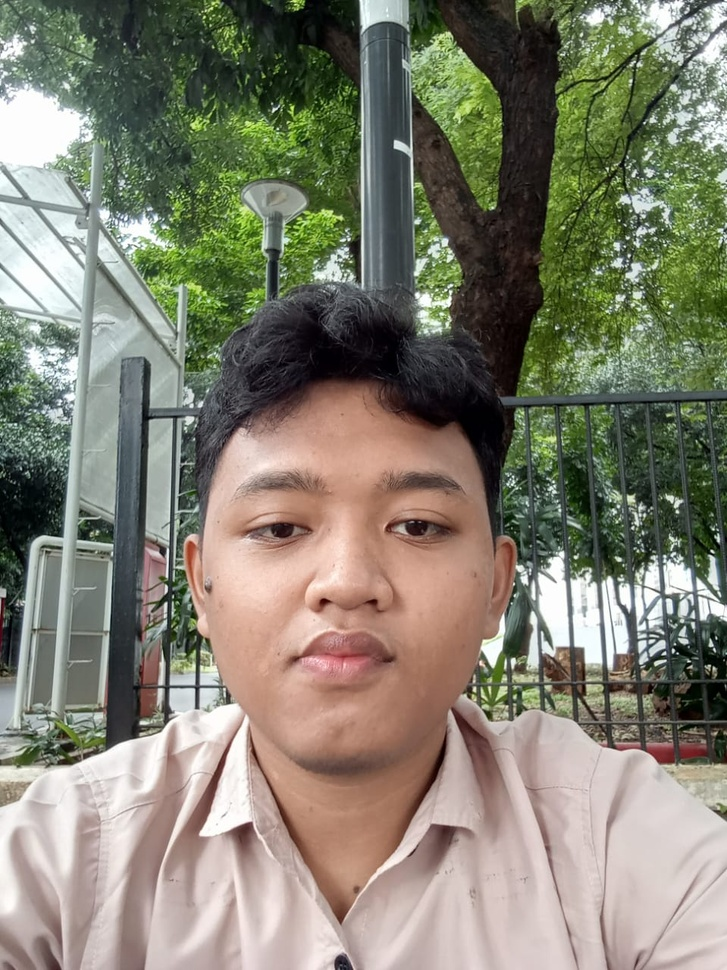
#> input picture Pengolahan Citra/risky.jpg, 727 x 970 px, shrunk from 959 x 1280 before the run
$ python latihan65.py   (older library calls are emulated)
#> lines starting #> are read from the running program, lines starting #| are printed output that depends on the picture; after the words box and inside, x2 and y2 are one past the last pixel; in counts of white or black regions, pixels touching at a corner belong together
import cv2
import numpy as np

# Baca gambar
img = cv2.imread('risky.jpg', 0)
#> img: shape (970, 727); min 0, max 255, mean 127.5

# Gaussian Filtering
img_blur = cv2.GaussianBlur(img, (3, 3), 0)

# Laplacian
laplacian = cv2.Laplacian(img_blur, cv2.CV_64F)

# Konvolusi dengan Mask
kernel = np.array([[0, 1, 0], [1, -4, 1], [0, 1, 0]])
laplacian_mask = cv2.filter2D(laplacian, -1, kernel)
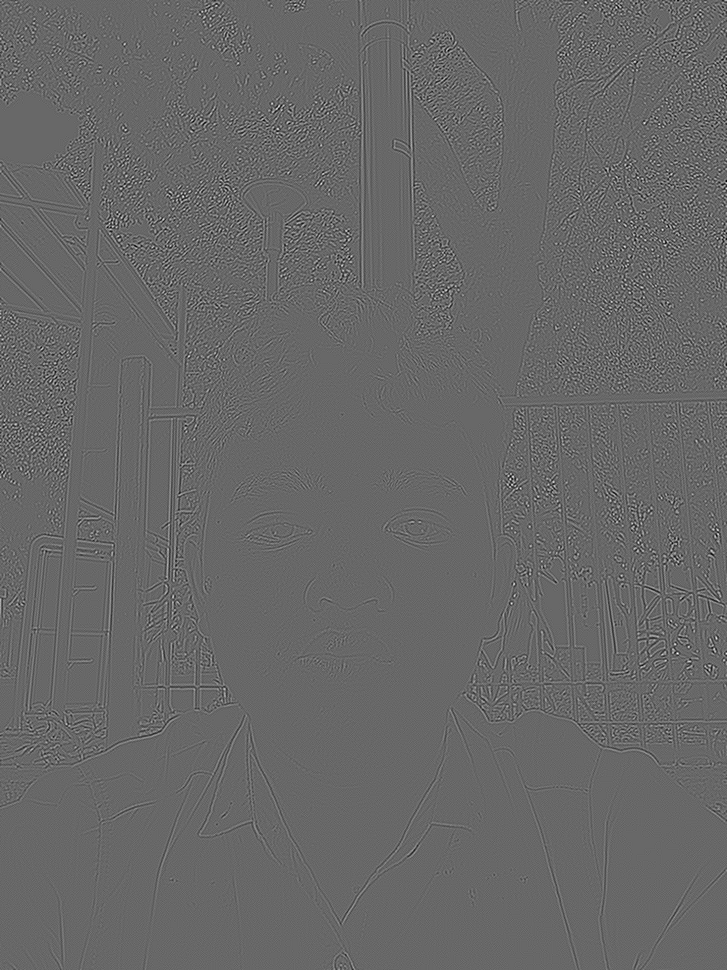
#> laplacian_mask: shape (970, 727) float64; min -222, max 322, mean 0; drawn with min black and max white

# Operator Kompas
sobelx = cv2.Sobel(img, cv2.CV_64F, 1, 0, ksize=3)
sobely = cv2.Sobel(img, cv2.CV_64F, 0, 1, ksize=3)
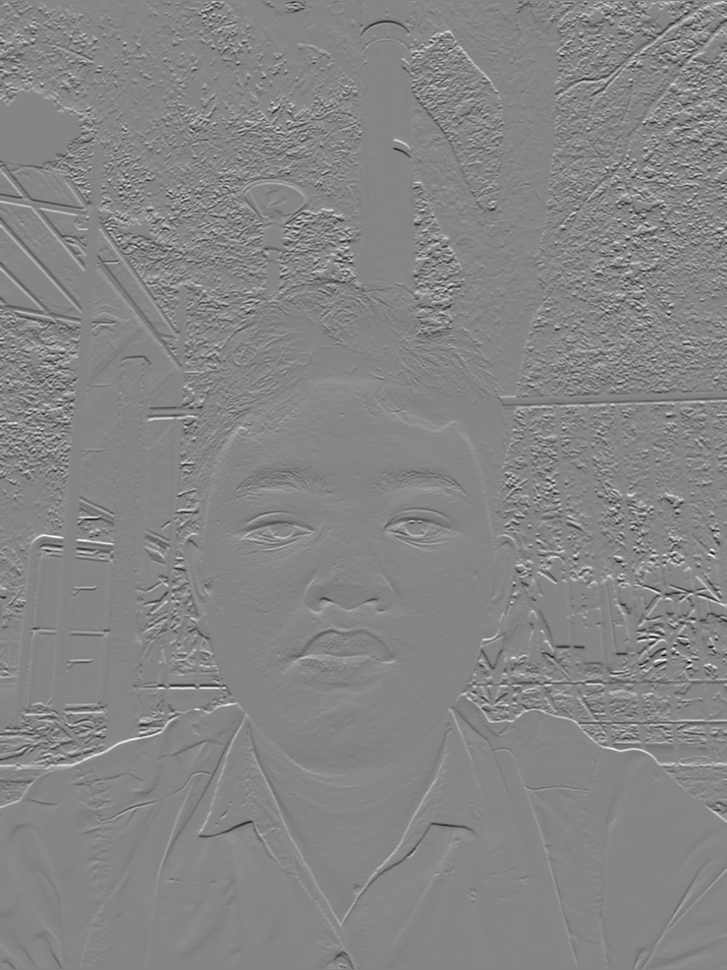
#> sobely: shape (970, 727) float64; min -866, max 785, mean 0.8; drawn with min black and max white
magnitude = np.sqrt(sobelx*2 + sobely*2)
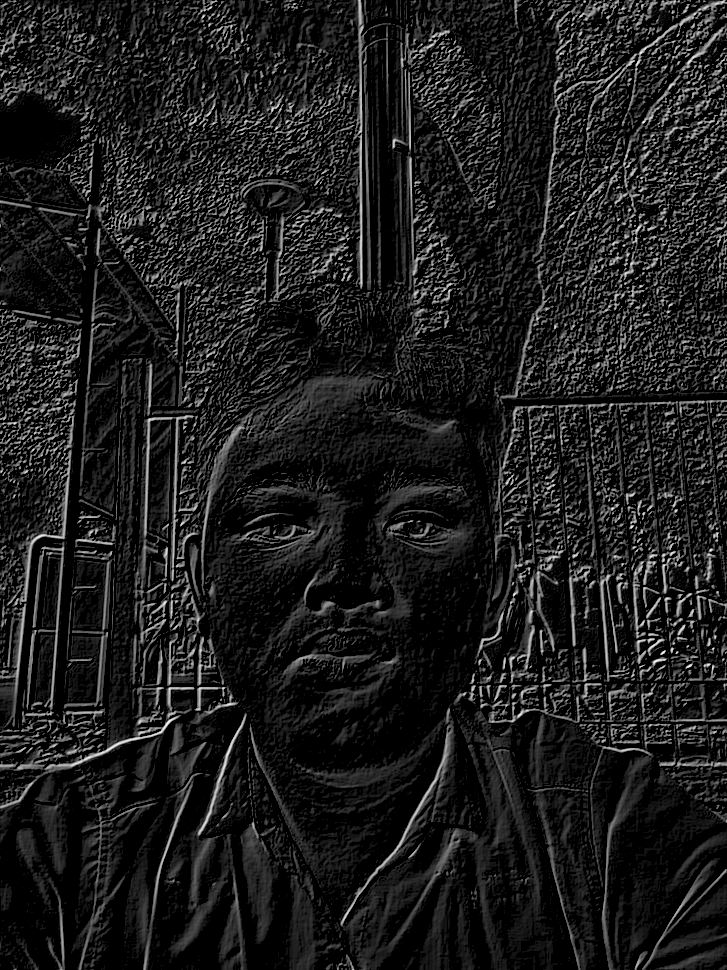
#> magnitude: shape (970, 727) float64; 48.46% of the values are NaN or infinite; the others: min 0, max 44.81, mean 9.85; drawn with min black, max white, NaN and infinite black

# Tampilkan gambar
cv2.imshow('Original Image', img)
cv2.imshow('Laplacian', laplacian)
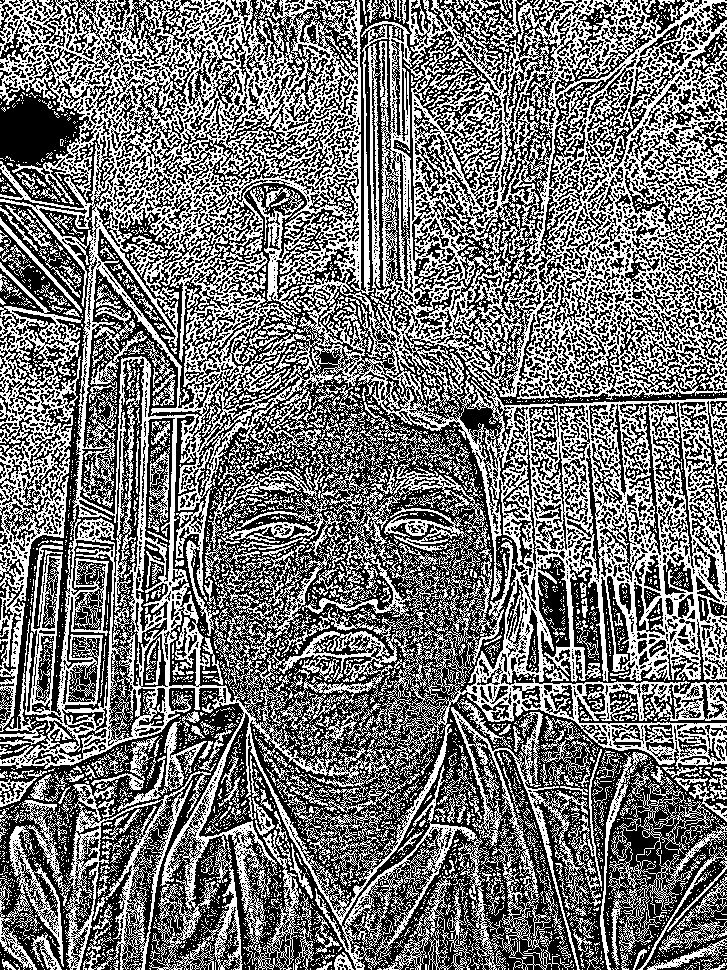
#> window 'Laplacian': shape (970, 727); 45.8% white in thin lines or dots
cv2.imshow('Laplacian with Mask', laplacian_mask)
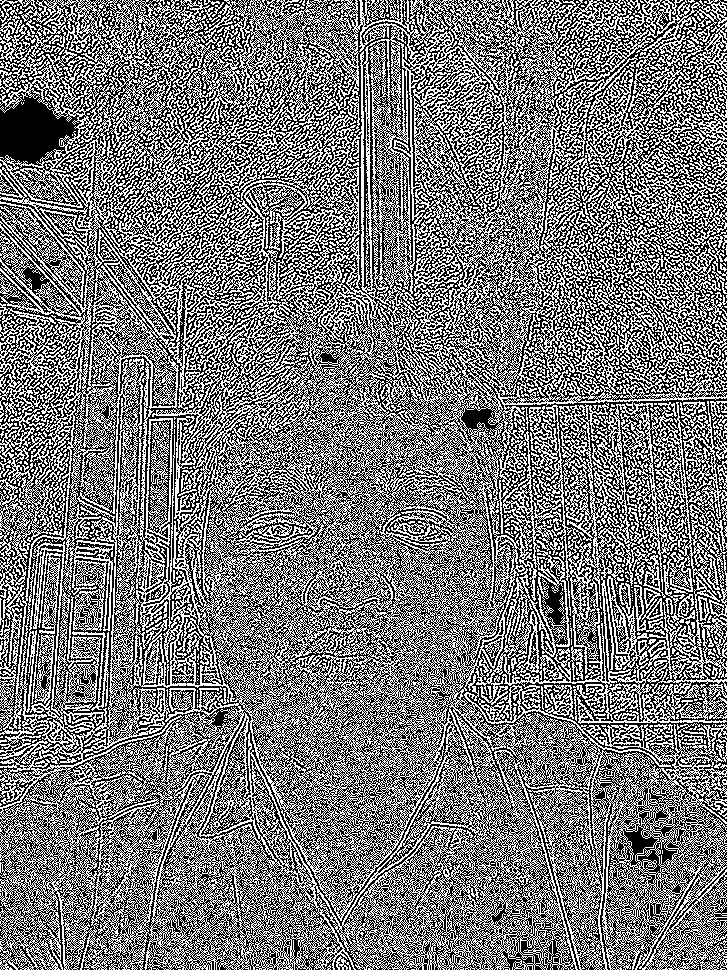
#> window 'Laplacian with Mask': shape (970, 727); 47.5% white in thin lines or dots
cv2.imshow('Operator Compass', magnitude)
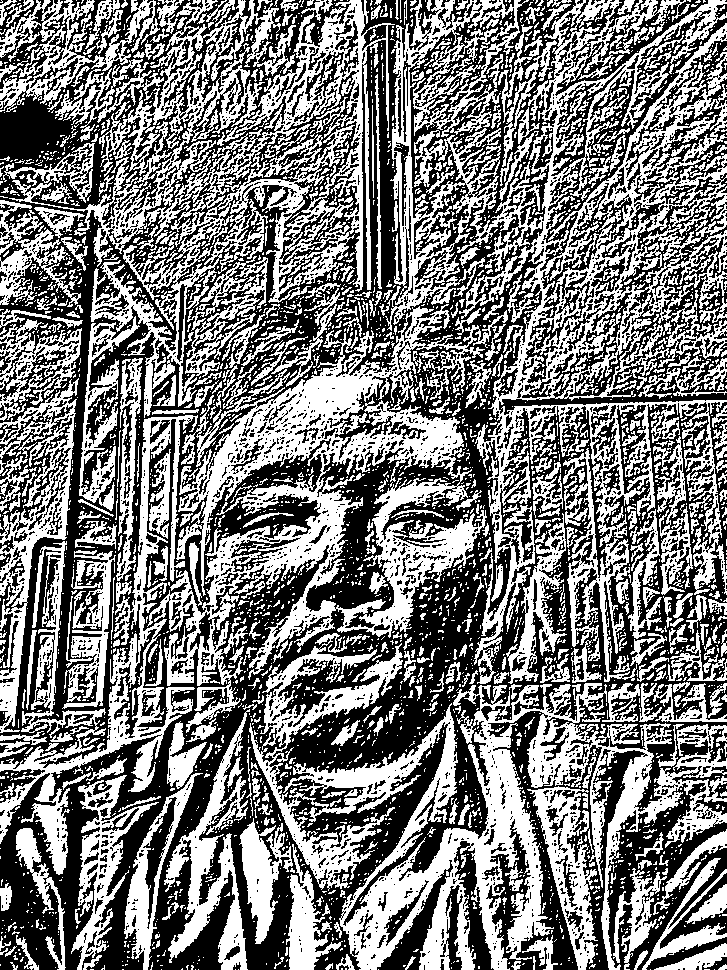
#> window 'Operator Compass': shape (970, 727); 48.1% white; 3615 white regions (3019 under 20 px), largest, box (x1, y1, x2, y2) and area: (379, 0, 727, 684) 62683, (249, 633, 727, 970) 44093, (147, 304, 508, 733) 40575
cv2.waitKey(0)
cv2.destroyAllWindows()

$ run again, with Pengolahan Citra/ky2.jpg copied over Pengolahan Citra/risky.jpg
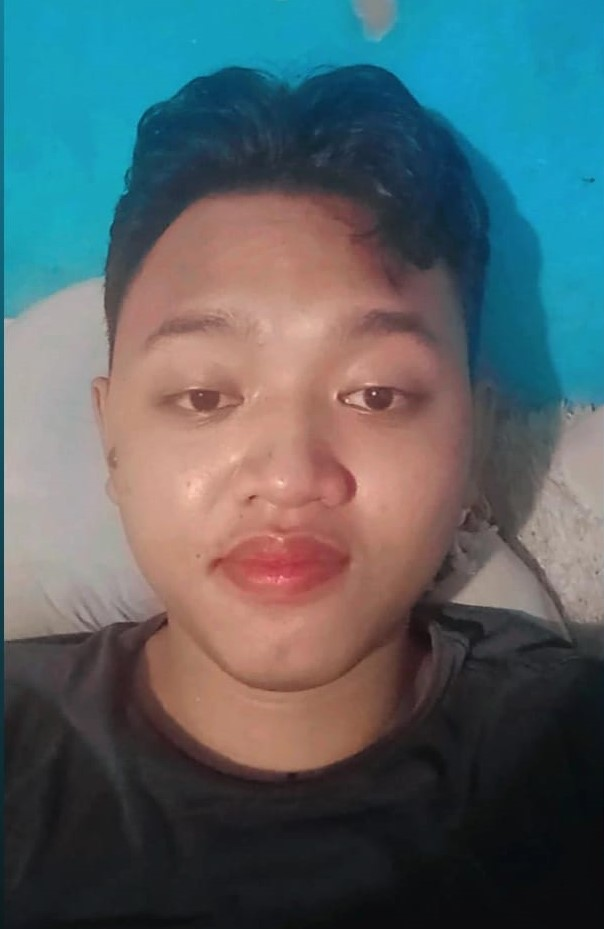
#> input picture Pengolahan Citra/ky2.jpg, 604 x 929 px
#> `cv2.imshow('Laplacian', laplacian)`:
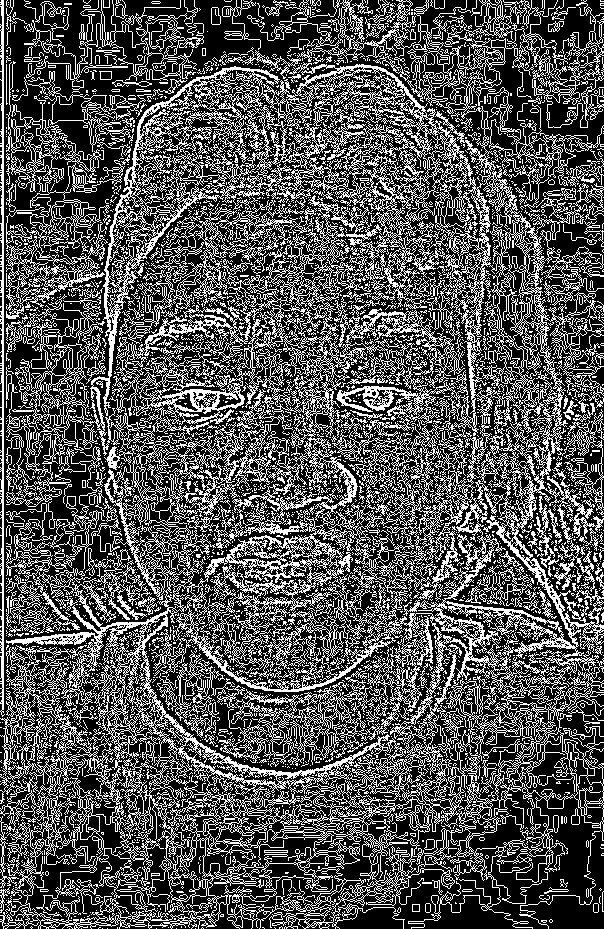
#> window 'Laplacian': shape (929, 604); 33.1% white in thin lines or dots
#> `cv2.imshow('Operator Compass', magnitude)`:
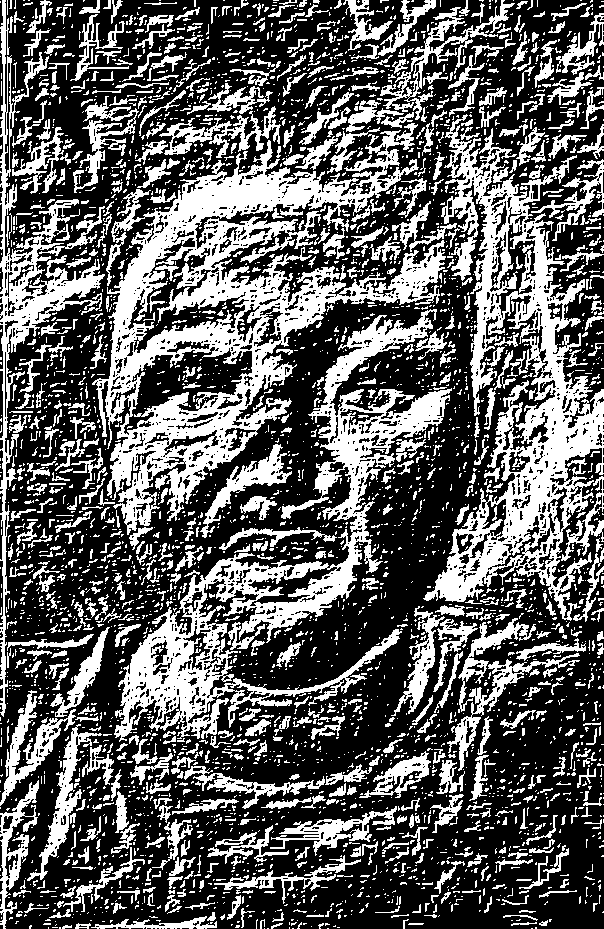
#> window 'Operator Compass': shape (929, 604); 36.9% white; 3865 white regions (3083 under 20 px), largest, box (x1, y1, x2, y2) and area: (92, 123, 446, 535) 40117, (423, 114, 604, 621) 27840, (114, 309, 452, 742) 25813

$ run again, with Pengolahan Citra/w.jpg copied over Pengolahan Citra/risky.jpg
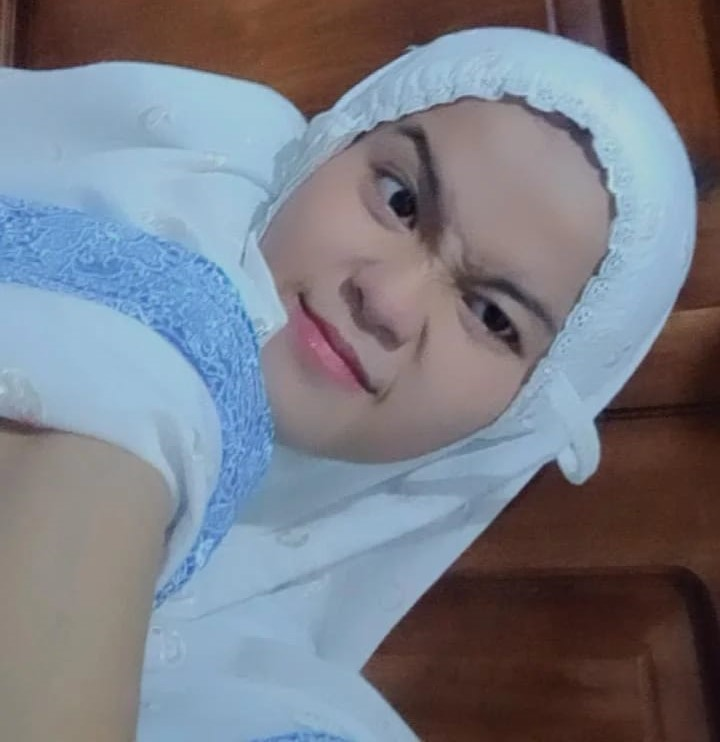
#> input picture Pengolahan Citra/w.jpg, 720 x 742 px
#> `cv2.imshow('Laplacian', laplacian)`:
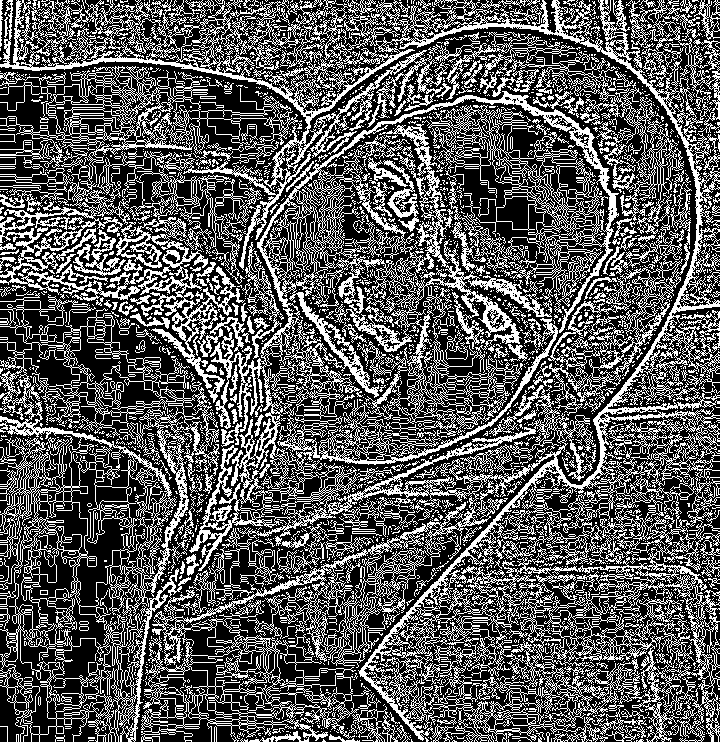
#> window 'Laplacian': shape (742, 720); 35% white in thin lines or dots
#> `cv2.imshow('Operator Compass', magnitude)`:
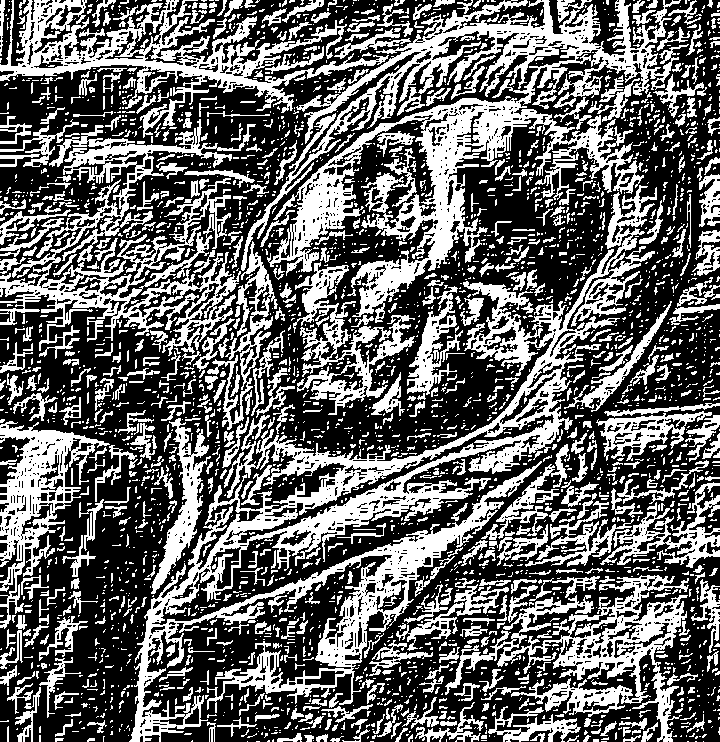
#> window 'Operator Compass': shape (742, 720); 39.9% white; 3061 white regions (2351 under 20 px), largest, box (x1, y1, x2, y2) and area: (129, 185, 657, 742) 39068, (241, 0, 689, 323) 34439, (0, 119, 256, 359) 15457
